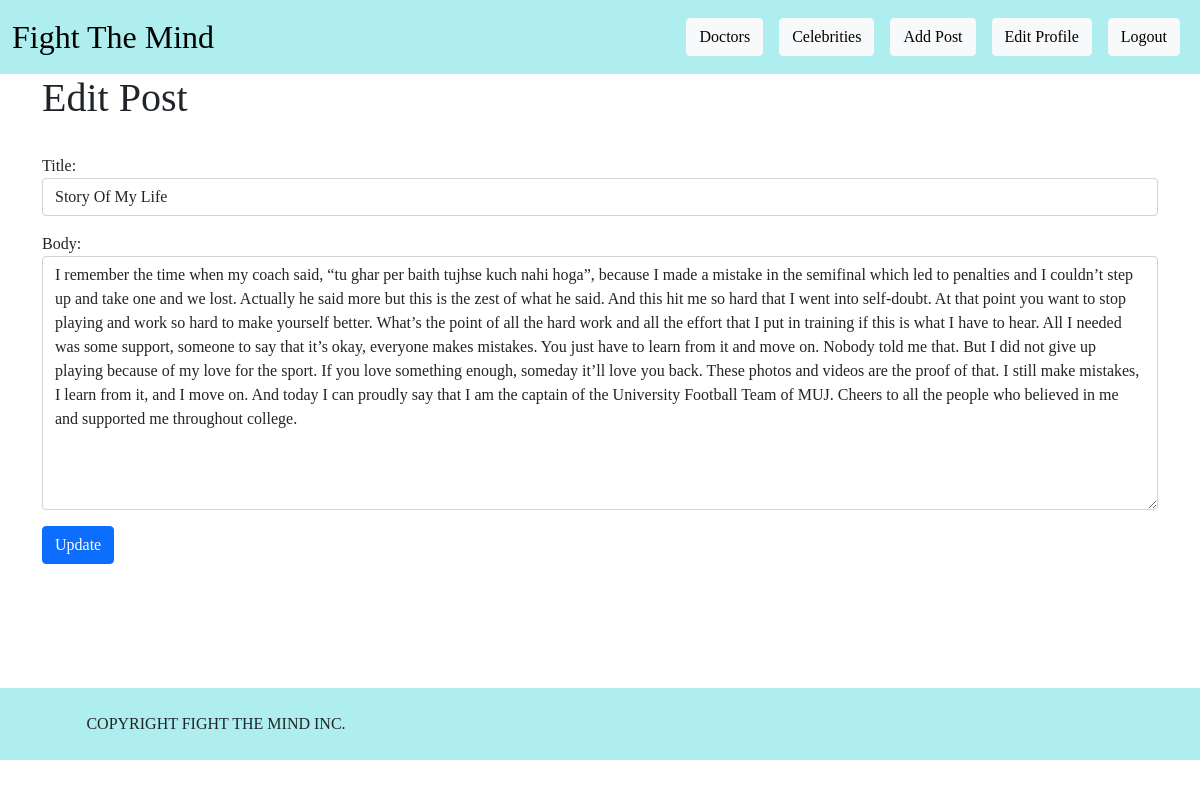
/article/edit/16 (signed in), run on the app's committed database.
### picblog/models.py (models this page shows, shortened)
class Post(models.Model):
    title= models.CharField(max_length=255)
    author= models.ForeignKey(User, on_delete=models.CASCADE)
    body = models.TextField()
    header_image = models.ImageField(upload_to="images/")

### picblog/views.py (the view)
# urls.py: path('article/edit/<int:pk>',UpdatePostView.as_view(), name='update')
class UpdatePostView(UpdateView):
    model = Post
    form_class= UpdateForm
    template_name = 'update.html'

### picblog/forms.py
class UpdateForm(forms.ModelForm):
    class Meta:
        model= Post
        fields=('title','body')
        widgets={
            'title': forms.TextInput(attrs={'class': 'form-control'}),
            'body': forms.Textarea(attrs={'class': 'form-control'}),
        }

### picblog/templates/update.html (shortened to what this page needs)
{% extends 'base.html' %} {% block content %} {% if user.is_authenticated %}
<h1>Edit Post</h1>
<br />
<div class="form-group" style="margin-bottom: 76px">
	<form method="POST" enctype="multipart/form-data">
		{% csrf_token %} {{form.as_p}}
		<button class="btn btn-primary">Update</button>
	</form>
</div>
{% endif %}
<br />
<br />
{% endblock %}

### picblog/templates/base.html (style rules this page uses)
* { font-family: 'Vollkorn', serif; }

### data on the page
Post: title "Story Of My Life", body "I remember the time when my coach said, “tu ghar per baith tujhse kuch nahi hoga”, because I made a mistake in the semifinal which led to penalties and I couldn’t step up and take one and we lost. Actually he said more but this is the zest of what he said. And this hit me so hard that I went into self-doubt. At that point you want to stop playing and work so hard to make yourself better. What’s the point of all the hard work and all the effort that I put in training if this is what I have to hear. All I needed was some support, someone to say that it’s okay, everyone makes mistakes. You just have to learn from it and move on. Nobody told me that. But I did not give up playing because of my…"
